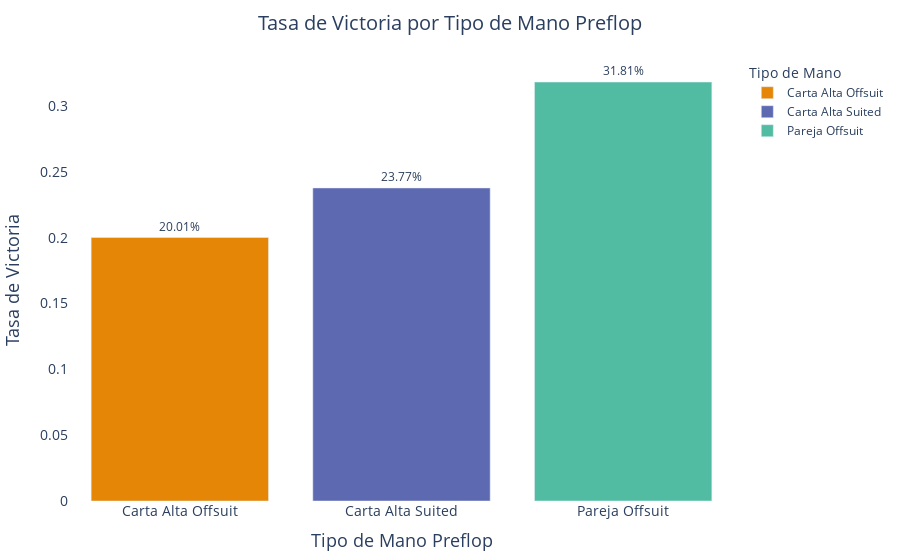

Notebook cell for this chart:
### Markdown cell above
#### 1.1 ¿Cuáles son las manos iniciales (preflop) con mayor probabilidad de victoria?

### Code cell
# Calculamos la tasa de victoria por tipo de mano preflop
victory_rates = (
    df.groupby('mano_preflop')['resultado']
    .apply(lambda x: (x == 'Victoria').mean())
    .reset_index()
)
victory_rates.columns = ['Tipo de Mano Preflop', 'Tasa de Victoria']

# Grafico de barras con Plotly
fig = px.bar(
    victory_rates,
    x='Tipo de Mano Preflop',
    y='Tasa de Victoria',
    color='Tipo de Mano Preflop',  
    text='Tasa de Victoria', 
    title="Tasa de Victoria por Tipo de Mano Preflop",
    labels={"Tipo de Mano Preflop": "Tipo de Mano", "Tasa de Victoria": "Tasa de Victoria (%)"},
    color_discrete_sequence=px.colors.qualitative.Vivid  
)

# Formato del gráfico
fig.update_traces(texttemplate='%{text:.2%}', textposition='outside') 
fig.update_layout(
    xaxis=dict(
        title="Tipo de Mano Preflop",
        title_font=dict(size=18),
        tickfont=dict(size=14),
    ),
    yaxis=dict(
        title="Tasa de Victoria",
        title_font=dict(size=18),
        tickfont=dict(size=14),
    ),
    title=dict(
        font=dict(size=20),
        x=0.5,  
    ),
    margin=dict(l=40, r=40, t=60, b=40),  
    plot_bgcolor="White"  
)

fig.show()

### Figure 1 — Plotly figure (JSON) as saved in the notebook; plotly's stock layout.template omitted (floating-point values rounded to 4 significant figures)
{"data": [{"alignmentgroup": "True", "hovertemplate": "Tipo de Mano=%{x}<br>Tasa de Victoria (%)=%{text}<extra></extra>", "legendgroup": "Carta Alta Offsuit", "marker": {"color": "rgb(229, 134, 6)", "pattern": {"shape": ""}}, "name": "Carta Alta Offsuit", "offsetgroup": "Carta Alta Offsuit", "orientation": "v", "showlegend": true, "text": [0.2001], "textposition": "outside", "texttemplate": "%{text:.2%}", "type": "bar", "x": ["Carta Alta Offsuit"], "xaxis": "x", "y": [0.2001], "yaxis": "y"}, {"alignmentgroup": "True", "hovertemplate": "Tipo de Mano=%{x}<br>Tasa de Victoria (%)=%{text}<extra></extra>", "legendgroup": "Carta Alta Suited", "marker": {"color": "rgb(93, 105, 177)", "pattern": {"shape": ""}}, "name": "Carta Alta Suited", "offsetgroup": "Carta Alta Suited", "orientation": "v", "showlegend": true, "text": [0.2377], "textposition": "outside", "texttemplate": "%{text:.2%}", "type": "bar", "x": ["Carta Alta Suited"], "xaxis": "x", "y": [0.2377], "yaxis": "y"}, {"alignmentgroup": "True", "hovertemplate": "Tipo de Mano=%{x}<br>Tasa de Victoria (%)=%{text}<extra></extra>", "legendgroup": "Pareja Offsuit", "marker": {"color": "rgb(82, 188, 163)", "pattern": {"shape": ""}}, "name": "Pareja Offsuit", "offsetgroup": "Pareja Offsuit", "orientation": "v", "showlegend": true, "text": [0.3181], "textposition": "outside", "texttemplate": "%{text:.2%}", "type": "bar", "x": ["Pareja Offsuit"], "xaxis": "x", "y": [0.3181], "yaxis": "y"}], "layout": {"barmode": "relative", "legend": {"title": {"text": "Tipo de Mano"}, "tracegroupgap": 0}, "margin": {"b": 40, "l": 40, "r": 40, "t": 60}, "plot_bgcolor": "White", "title": {"font": {"size": 20}, "text": "Tasa de Victoria por Tipo de Mano Preflop", "x": 0.5}, "xaxis": {"anchor": "y", "categoryarray": ["Carta Alta Offsuit", "Carta Alta Suited", "Pareja Offsuit"], "categoryorder": "array", "domain": [0, 1], "tickfont": {"size": 14}, "title": {"font": {"size": 18}, "text": "Tipo de Mano Preflop"}}, "yaxis": {"anchor": "x", "domain": [0, 1], "tickfont": {"size": 14}, "title": {"font": {"size": 18}, "text": "Tasa de Victoria"}}}}
